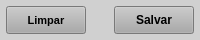
           <widget class="QWidget" name="widget_Cor4" native="true">
            <property name="minimumSize">
             <size>
              <width>0</width>
              <height>40</height>
             </size>
            </property>
            <property name="maximumSize">
             <size>
              <width>16777215</width>
              <height>40</height>
             </size>
            </property>
            <property name="styleSheet">
             <string notr="true">background-color: rgb(208, 208, 208);</string>
            </property>
            <layout class="QHBoxLayout" name="horizontalLayout_25">
             <property name="spacing">
              <number>6</number>
             </property>
             <property name="leftMargin">
              <number>6</number>
             </property>
             <property name="topMargin">
              <number>6</number>
             </property>
             <property name="rightMargin">
              <number>6</number>
             </property>
             <property name="bottomMargin">
              <number>6</number>
             </property>
             <item>
              <widget class="QPushButton" name="btn_Limpar">
               <property name="sizePolicy">
                <sizepolicy hsizetype="Fixed" vsizetype="Preferred">
                 <horstretch>0</horstretch>
                 <verstretch>0</verstretch>
                </sizepolicy>
               </property>
               <property name="minimumSize">
                <size>
                 <width>80</width>
                 <height>0</height>
                </size>
               </property>
               <property name="maximumSize">
                <size>
                 <width>80</width>
                 <height>16777215</height>
                </size>
               </property>
               <property name="font">
                <font>
                 <pointsize>8</pointsize>
                 <weight>75</weight>
                 <bold>true</bold>
                </font>
               </property>
               <property name="cursor">
                <cursorShape>PointingHandCursor</cursorShape>
               </property>
               <property name="layoutDirection">
                <enum>Qt::LeftToRight</enum>
               </property>
               <property name="autoFillBackground">
                <bool>false</bool>
               </property>
               <property name="styleSheet">
                <string notr="true">background-color: rgb(170, 170, 170);</string>
               </property>
               <property name="text">
                <string>Limpar</string>
               </property>
               <property name="checkable">
                <bool>false</bool>
               </property>
               <property name="autoDefault">
                <bool>false</bool>
               </property>
               <property name="default">
                <bool>false</bool>
               </property>
               <property name="flat">
                <bool>false</bool>
               </property>
              </widget>
             </item>
             <item>
              <widget class="QLabel" name="label">
               <property name="text">
                <string/>
               </property>
              </widget>
             </item>
             <item>
              <widget class="QPushButton" name="btn_Salvar">
               <property name="sizePolicy">
                <sizepolicy hsizetype="Fixed" vsizetype="Preferred">
                 <horstretch>0</horstretch>
                 <verstretch>0</verstretch>
                </sizepolicy>
               </property>
               <property name="minimumSize">
                <size>
                 <width>80</width>
                 <height>0</height>
                </size>
               </property>
               <property name="maximumSize">
                <size>
                 <width>80</width>
                 <height>16777215</height>
                </size>
               </property>
               <property name="font">
                <font>
                 <pointsize>9</pointsize>
                 <weight>75</weight>
                 <bold>true</bold>
                </font>
               </property>
               <property name="cursor">
                <cursorShape>PointingHandCursor</cursorShape>
               </property>
               <property name="layoutDirection">
                <enum>Qt::LeftToRight</enum>
               </property>
               <property name="autoFillBackground">
                <bool>false</bool>
               </property>
               <property name="styleSheet">
                <string notr="true">background-color: rgb(170, 170, 170);</string>
               </property>
               <property name="text">
                <string>Salvar</string>
               </property>
               <property name="checkable">
                <bool>false</bool>
               </property>
               <property name="autoDefault">
                <bool>false</bool>
               </property>
               <property name="default">
                <bool>false</bool>
               </property>
               <property name="flat">
                <bool>false</bool>
               </property>
              </widget>
             </item>
            </layout>
           </widget>
